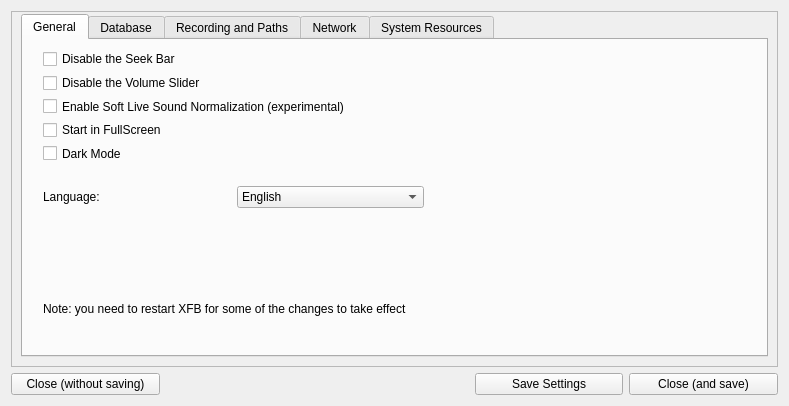
<?xml version="1.0" encoding="UTF-8"?>
<ui version="4.0">
 <class>optionsDialog</class>
 <widget class="QDialog" name="optionsDialog">
  <property name="geometry">
   <rect>
    <x>0</x>
    <y>0</y>
    <width>789</width>
    <height>406</height>
   </rect>
  </property>
  <property name="windowTitle">
   <string>Options</string>
  </property>
  <property name="windowIcon">
   <iconset>
    <normaloff>:/48x48.png</normaloff>:/48x48.png</iconset>
  </property>
  <layout class="QGridLayout" name="gridLayout">
   <item row="0" column="0" colspan="5">
    <widget class="QFrame" name="verticalFrame">
     <property name="sizePolicy">
      <sizepolicy hsizetype="Expanding" vsizetype="Expanding">
       <horstretch>1</horstretch>
       <verstretch>1</verstretch>
      </sizepolicy>
     </property>
     <property name="minimumSize">
      <size>
       <width>721</width>
       <height>0</height>
      </size>
     </property>
     <property name="frameShape">
      <enum>QFrame::Shape::StyledPanel</enum>
     </property>
     <layout class="QVBoxLayout" name="layout" stretch="0">
      <property name="spacing">
       <number>1</number>
      </property>
      <property name="sizeConstraint">
       <enum>QLayout::SizeConstraint::SetMinimumSize</enum>
      </property>
      <property name="topMargin">
       <number>2</number>
      </property>
      <item>
       <widget class="QTabWidget" name="SystemResouces">
        <property name="currentIndex">
         <number>0</number>
        </property>
        <widget class="QWidget" name="tab">
         <attribute name="title">
          <string>General</string>
         </attribute>
         <widget class="QLabel" name="label_3">
          <property name="geometry">
           <rect>
            <x>20</x>
            <y>260</y>
            <width>701</width>
            <height>17</height>
           </rect>
          </property>
          <property name="text">
           <string>Note: you need to restart XFB for some of the changes to take effect</string>
          </property>
         </widget>
         <widget class="QWidget" name="layoutWidgeto1">
          <property name="geometry">
           <rect>
            <x>20</x>
            <y>140</y>
            <width>381</width>
            <height>34</height>
           </rect>
          </property>
          <layout class="QHBoxLayout" name="horizontalLayout">
           <item>
            <widget class="QLabel" name="label_5">
             <property name="text">
              <string>Language:</string>
             </property>
            </widget>
           </item>
           <item>
            <widget class="QComboBox" name="cbox_lang">
             <property name="autoFillBackground">
              <bool>false</bool>
             </property>
             <property name="styleSheet">
              <string notr="true">selection-color: rgb(87, 118, 255);</string>
             </property>
             <item>
              <property name="text">
               <string>English</string>
              </property>
             </item>
             <item>
              <property name="text">
               <string>Français</string>
              </property>
             </item>
             <item>
              <property name="text">
               <string>Portugûes</string>
              </property>
             </item>
            </widget>
           </item>
          </layout>
         </widget>
         <widget class="QWidget" name="layoutWidgeto2">
          <property name="geometry">
           <rect>
            <x>20</x>
            <y>10</y>
            <width>711</width>
            <height>112</height>
           </rect>
          </property>
          <layout class="QVBoxLayout" name="verticalLayout">
           <item>
            <widget class="QCheckBox" name="checkBox_disableSeekBar">
             <property name="toolTip">
              <string>&lt;html&gt;&lt;head/&gt;&lt;body&gt;&lt;p&gt;This wil disable the track's seek bar so that the user is not able to seek trougth the song&lt;/p&gt;&lt;/body&gt;&lt;/html&gt;</string>
             </property>
             <property name="text">
              <string>Disable the Seek Bar</string>
             </property>
            </widget>
           </item>
           <item>
            <widget class="QCheckBox" name="checkBox_disableVolume">
             <property name="text">
              <string>Disable the Volume Slider</string>
             </property>
            </widget>
           </item>
           <item>
            <widget class="QCheckBox" name="checkBox_Normalize_Soft">
             <property name="toolTip">
              <string>&lt;html&gt;&lt;head/&gt;&lt;body&gt;&lt;p&gt;This will boost the volume of the output softly for low and medium sounds. Will not boost when the volume of the track is already high.&lt;/p&gt;&lt;/body&gt;&lt;/html&gt;</string>
             </property>
             <property name="text">
              <string>Enable Soft Live Sound Normalization (experimental)</string>
             </property>
            </widget>
           </item>
           <item>
            <widget class="QCheckBox" name="checkBox_fullScreen">
             <property name="text">
              <string>Start in FullScreen</string>
             </property>
            </widget>
           </item>
           <item>
            <widget class="QCheckBox" name="checkBox_darkMode">
             <property name="text">
              <string>Dark Mode</string>
             </property>
            </widget>
           </item>
          </layout>
         </widget>
        </widget>
        <widget class="QWidget" name="tab_2">
         <attribute name="title">
          <string>Database</string>
         </attribute>
         <widget class="QLabel" name="label">
          <property name="geometry">
           <rect>
            <x>10</x>
            <y>10</y>
            <width>131</width>
            <height>16</height>
           </rect>
          </property>
          <property name="text">
           <string>Selected database:</string>
          </property>
         </widget>
         <widget class="QLabel" name="txt_selected_db">
          <property name="geometry">
           <rect>
            <x>140</x>
            <y>10</y>
            <width>451</width>
            <height>16</height>
           </rect>
          </property>
          <property name="text">
           <string>[NO DATABASE LOADED]</string>
          </property>
          <property name="wordWrap">
           <bool>false</bool>
          </property>
         </widget>
         <widget class="QLabel" name="label_2">
          <property name="geometry">
           <rect>
            <x>10</x>
            <y>30</y>
            <width>291</width>
            <height>17</height>
           </rect>
          </property>
          <property name="text">
           <string>Database Version: 1.0</string>
          </property>
         </widget>
         <widget class="QPushButton" name="pushButton_3">
          <property name="geometry">
           <rect>
            <x>50</x>
            <y>120</y>
            <width>241</width>
            <height>31</height>
           </rect>
          </property>
          <property name="text">
           <string>Delete Music Table</string>
          </property>
         </widget>
         <widget class="QLabel" name="label_4">
          <property name="geometry">
           <rect>
            <x>30</x>
            <y>80</y>
            <width>251</width>
            <height>31</height>
           </rect>
          </property>
          <property name="font">
           <font>
            <pointsize>11</pointsize>
            <bold>true</bold>
           </font>
          </property>
          <property name="styleSheet">
           <string notr="true">color: rgb(255, 0, 4);</string>
          </property>
          <property name="text">
           <string>Careful !</string>
          </property>
         </widget>
         <widget class="QPushButton" name="f_bt_del_jingles_table">
          <property name="geometry">
           <rect>
            <x>50</x>
            <y>160</y>
            <width>241</width>
            <height>31</height>
           </rect>
          </property>
          <property name="text">
           <string>Delete Jingles Table</string>
          </property>
         </widget>
         <widget class="QPushButton" name="f_bt_del_pub_table">
          <property name="geometry">
           <rect>
            <x>50</x>
            <y>200</y>
            <width>241</width>
            <height>31</height>
           </rect>
          </property>
          <property name="text">
           <string>Delete Pub Table</string>
          </property>
         </widget>
        </widget>
        <widget class="QWidget" name="recording">
         <attribute name="title">
          <string>Recording and Paths</string>
         </attribute>
         <widget class="QWidget" name="layoutWidgeto3">
          <property name="geometry">
           <rect>
            <x>100</x>
            <y>30</y>
            <width>531</width>
            <height>34</height>
           </rect>
          </property>
          <layout class="QHBoxLayout" name="horizontalLayout_2">
           <item>
            <widget class="QLabel" name="label_11">
             <property name="text">
              <string>Default recording device:</string>
             </property>
            </widget>
           </item>
           <item>
            <widget class="QComboBox" name="cboxRecDev">
             <property name="styleSheet">
              <string notr="true">selection-color: rgb(87, 118, 255);</string>
             </property>
            </widget>
           </item>
          </layout>
         </widget>
         <widget class="QWidget" name="layoutWidgeto4">
          <property name="geometry">
           <rect>
            <x>100</x>
            <y>170</y>
            <width>531</width>
            <height>36</height>
           </rect>
          </property>
          <layout class="QHBoxLayout" name="horizontalLayout_3">
           <item>
            <widget class="QLabel" name="label_12">
             <property name="text">
              <string>Default recording path:</string>
             </property>
            </widget>
           </item>
           <item>
            <widget class="QLineEdit" name="txt_savePath"/>
           </item>
           <item>
            <widget class="QToolButton" name="bt_browseSavePath">
             <property name="text">
              <string>...</string>
             </property>
            </widget>
           </item>
          </layout>
         </widget>
         <widget class="QWidget" name="layoutWidgeto5">
          <property name="geometry">
           <rect>
            <x>100</x>
            <y>200</y>
            <width>531</width>
            <height>36</height>
           </rect>
          </property>
          <layout class="QHBoxLayout" name="horizontalLayout_4">
           <item>
            <widget class="QLabel" name="label_13">
             <property name="text">
              <string>Default program path:  </string>
             </property>
            </widget>
           </item>
           <item>
            <widget class="QLineEdit" name="txt_programsPath"/>
           </item>
           <item>
            <widget class="QToolButton" name="bt_browse_programPath">
             <property name="text">
              <string>...</string>
             </property>
            </widget>
           </item>
          </layout>
         </widget>
         <widget class="QLabel" name="label_16">
          <property name="geometry">
           <rect>
            <x>30</x>
            <y>20</y>
            <width>61</width>
            <height>71</height>
           </rect>
          </property>
          <property name="text">
           <string/>
          </property>
          <property name="pixmap">
           <pixmap resource="resources.qrc">:/icons/hardinfo.png</pixmap>
          </property>
         </widget>
         <widget class="QWidget" name="layoutWidgeto6">
          <property name="geometry">
           <rect>
            <x>100</x>
            <y>60</y>
            <width>531</width>
            <height>34</height>
           </rect>
          </property>
          <layout class="QHBoxLayout" name="horizontalLayout_9">
           <item>
            <widget class="QLabel" name="label_17">
             <property name="text">
              <string>Codec:</string>
             </property>
            </widget>
           </item>
           <item>
            <widget class="QComboBox" name="comboBox_codec">
             <property name="styleSheet">
              <string notr="true">selection-color: rgb(87, 118, 255);</string>
             </property>
            </widget>
           </item>
          </layout>
         </widget>
         <widget class="QWidget" name="layoutWidgeto7">
          <property name="geometry">
           <rect>
            <x>100</x>
            <y>90</y>
            <width>531</width>
            <height>34</height>
           </rect>
          </property>
          <layout class="QHBoxLayout" name="horizontalLayout_10">
           <item>
            <widget class="QLabel" name="label_18">
             <property name="text">
              <string>Container:</string>
             </property>
            </widget>
           </item>
           <item>
            <widget class="QComboBox" name="comboBox_container">
             <property name="styleSheet">
              <string notr="true">selection-color: rgb(87, 118, 255);</string>
             </property>
            </widget>
           </item>
          </layout>
         </widget>
         <widget class="QLabel" name="label_19">
          <property name="geometry">
           <rect>
            <x>30</x>
            <y>160</y>
            <width>51</width>
            <height>51</height>
           </rect>
          </property>
          <property name="text">
           <string/>
          </property>
          <property name="pixmap">
           <pixmap resource="resources.qrc">:/icons/ic_menu_archive.png</pixmap>
          </property>
         </widget>
         <widget class="QWidget" name="layoutWidget_2">
          <property name="geometry">
           <rect>
            <x>100</x>
            <y>230</y>
            <width>531</width>
            <height>36</height>
           </rect>
          </property>
          <layout class="QHBoxLayout" name="horizontalLayout_11">
           <item>
            <widget class="QLabel" name="label_20">
             <property name="text">
              <string>Default music path:       </string>
             </property>
            </widget>
           </item>
           <item>
            <widget class="QLineEdit" name="txt_musicPath"/>
           </item>
           <item>
            <widget class="QToolButton" name="bt_browse_musicPath">
             <property name="text">
              <string>...</string>
             </property>
            </widget>
           </item>
          </layout>
         </widget>
         <widget class="QWidget" name="layoutWidget_3">
          <property name="geometry">
           <rect>
            <x>100</x>
            <y>260</y>
            <width>531</width>
            <height>36</height>
           </rect>
          </property>
          <layout class="QHBoxLayout" name="horizontalLayout_12">
           <item>
            <widget class="QLabel" name="label_21">
             <property name="text">
              <string>Default Jingle path:        </string>
             </property>
            </widget>
           </item>
           <item>
            <widget class="QLineEdit" name="txt_jinglePath"/>
           </item>
           <item>
            <widget class="QToolButton" name="bt_browse_jinglePath">
             <property name="text">
              <string>...</string>
             </property>
            </widget>
           </item>
          </layout>
         </widget>
         <widget class="Line" name="line">
          <property name="geometry">
           <rect>
            <x>20</x>
            <y>130</y>
            <width>691</width>
            <height>16</height>
           </rect>
          </property>
          <property name="orientation">
           <enum>Qt::Orientation::Horizontal</enum>
          </property>
         </widget>
        </widget>
        <widget class="QWidget" name="tab_4">
         <attribute name="title">
          <string>Network</string>
         </attribute>
         <widget class="QCheckBox" name="cbox_enableNetworking">
          <property name="geometry">
           <rect>
            <x>20</x>
            <y>10</y>
            <width>321</width>
            <height>23</height>
           </rect>
          </property>
          <property name="text">
           <string>Enable Networking</string>
          </property>
         </widget>
         <widget class="QWidget" name="layoutWidgetoo1">
          <property name="geometry">
           <rect>
            <x>40</x>
            <y>41</y>
            <width>351</width>
            <height>186</height>
           </rect>
          </property>
          <layout class="QFormLayout" name="formLayout">
           <item row="0" column="0">
            <widget class="QLabel" name="label_6">
             <property name="text">
              <string>Server URL:</string>
             </property>
            </widget>
           </item>
           <item row="0" column="1">
            <widget class="QLineEdit" name="txt_server"/>
           </item>
           <item row="1" column="0">
            <widget class="QLabel" name="label_7">
             <property name="text">
              <string>Port:</string>
             </property>
            </widget>
           </item>
           <item row="1" column="1">
            <widget class="QLineEdit" name="txt_port"/>
           </item>
           <item row="2" column="0">
            <widget class="QLabel" name="label_8">
             <property name="text">
              <string>User:</string>
             </property>
            </widget>
           </item>
           <item row="2" column="1">
            <widget class="QLineEdit" name="txt_user"/>
           </item>
           <item row="3" column="0">
            <widget class="QLabel" name="label_9">
             <property name="text">
              <string>Password:</string>
             </property>
            </widget>
           </item>
           <item row="3" column="1">
            <widget class="QLineEdit" name="txt_password">
             <property name="inputMethodHints">
              <set>Qt::InputMethodHint::ImhHiddenText|Qt::InputMethodHint::ImhNoAutoUppercase|Qt::InputMethodHint::ImhNoPredictiveText|Qt::InputMethodHint::ImhSensitiveData</set>
             </property>
             <property name="echoMode">
              <enum>QLineEdit::EchoMode::Password</enum>
             </property>
            </widget>
           </item>
           <item row="4" column="0">
            <widget class="QLabel" name="label_10">
             <property name="text">
              <string>Role:</string>
             </property>
            </widget>
           </item>
           <item row="4" column="1">
            <widget class="QComboBox" name="cbox_role">
             <item>
              <property name="text">
               <string>Client</string>
              </property>
             </item>
             <item>
              <property name="text">
               <string>Server</string>
              </property>
             </item>
            </widget>
           </item>
          </layout>
         </widget>
         <widget class="QWidget" name="layoutWidgetoo2">
          <property name="geometry">
           <rect>
            <x>40</x>
            <y>197</y>
            <width>631</width>
            <height>36</height>
           </rect>
          </property>
          <layout class="QHBoxLayout" name="horizontalLayout_5">
           <item>
            <widget class="QLabel" name="label_14">
             <property name="text">
              <string>FTP local temp folder </string>
             </property>
            </widget>
           </item>
           <item>
            <widget class="QLineEdit" name="txt_FTPlocalTempFolder"/>
           </item>
           <item>
            <widget class="QToolButton" name="bt_browseFTPlocalFolder">
             <property name="text">
              <string>...</string>
             </property>
            </widget>
           </item>
          </layout>
         </widget>
         <widget class="QWidget" name="layoutWidgetoo3">
          <property name="geometry">
           <rect>
            <x>410</x>
            <y>40</y>
            <width>311</width>
            <height>34</height>
           </rect>
          </property>
          <layout class="QHBoxLayout" name="horizontalLayout_6">
           <item>
            <widget class="QLabel" name="label_15">
             <property name="text">
              <string>Comunications hour:</string>
             </property>
            </widget>
           </item>
           <item>
            <widget class="QTimeEdit" name="cboxComHour"/>
           </item>
          </layout>
         </widget>
         <widget class="QWidget" name="layoutWidgetoo4">
          <property name="geometry">
           <rect>
            <x>40</x>
            <y>230</y>
            <width>631</width>
            <height>36</height>
           </rect>
          </property>
          <layout class="QHBoxLayout" name="horizontalLayout_13">
           <item>
            <widget class="QLabel" name="label_22">
             <property name="text">
              <string>TakeOver temp folder:</string>
             </property>
            </widget>
           </item>
           <item>
            <widget class="QLineEdit" name="txt_takeOverlocalTempFolder"/>
           </item>
           <item>
            <widget class="QToolButton" name="bt_browseTakeOverlocalFolder">
             <property name="text">
              <string>...</string>
             </property>
            </widget>
           </item>
          </layout>
         </widget>
        </widget>
        <widget class="QWidget" name="tab_3">
         <attribute name="title">
          <string>System Resources</string>
         </attribute>
         <widget class="QPlainTextEdit" name="txt_terminal">
          <property name="geometry">
           <rect>
            <x>10</x>
            <y>74</y>
            <width>721</width>
            <height>221</height>
           </rect>
          </property>
          <property name="font">
           <font>
            <family>Ubuntu</family>
            <pointsize>11</pointsize>
           </font>
          </property>
          <property name="styleSheet">
           <string notr="true">background-color: rgb(59, 59, 59);
color: rgb(255, 255, 255);</string>
          </property>
          <property name="readOnly">
           <bool>true</bool>
          </property>
         </widget>
         <widget class="QWidget" name="layoutWidgetoo5">
          <property name="geometry">
           <rect>
            <x>10</x>
            <y>10</y>
            <width>721</width>
            <height>36</height>
           </rect>
          </property>
          <layout class="QHBoxLayout" name="horizontalLayout_7">
           <item>
            <widget class="QPushButton" name="bt_uname">
             <property name="toolTip">
              <string>&lt;html&gt;&lt;head/&gt;&lt;body&gt;&lt;p&gt;Shows operating system information&lt;/p&gt;&lt;/body&gt;&lt;/html&gt;</string>
             </property>
             <property name="text">
              <string>uname</string>
             </property>
            </widget>
           </item>
           <item>
            <widget class="QPushButton" name="bt_pwd">
             <property name="toolTip">
              <string>&lt;html&gt;&lt;head/&gt;&lt;body&gt;&lt;p&gt;Print working directory (in console)&lt;/p&gt;&lt;/body&gt;&lt;/html&gt;</string>
             </property>
             <property name="text">
              <string>pwd</string>
             </property>
            </widget>
           </item>
           <item>
            <widget class="QPushButton" name="bt_free">
             <property name="toolTip">
              <string>&lt;html&gt;&lt;head/&gt;&lt;body&gt;&lt;p&gt;Show the amount of free RAM resources (in MB)&lt;/p&gt;&lt;/body&gt;&lt;/html&gt;</string>
             </property>
             <property name="text">
              <string>free</string>
             </property>
            </widget>
           </item>
           <item>
            <widget class="QPushButton" name="bt_df">
             <property name="toolTip">
              <string>Shows the free/used HD space</string>
             </property>
             <property name="text">
              <string>df</string>
             </property>
            </widget>
           </item>
          </layout>
         </widget>
         <widget class="QWidget" name="layoutWidgetoo6">
          <property name="geometry">
           <rect>
            <x>10</x>
            <y>40</y>
            <width>721</width>
            <height>36</height>
           </rect>
          </property>
          <layout class="QHBoxLayout" name="horizontalLayout_8">
           <item>
            <widget class="QPushButton" name="bt_update_youtubedl">
             <property name="text">
              <string>Troubleshoot</string>
             </property>
            </widget>
           </item>
           <item>
            <widget class="QPushButton" name="bt_edit_settings">
             <property name="text">
              <string>Manually edit settings.conf</string>
             </property>
            </widget>
           </item>
          </layout>
         </widget>
        </widget>
       </widget>
      </item>
     </layout>
    </widget>
   </item>
   <item row="1" column="4">
    <widget class="QPushButton" name="pushButton">
     <property name="text">
      <string>Close (and save)</string>
     </property>
    </widget>
   </item>
   <item row="1" column="3">
    <widget class="QPushButton" name="bt_save_settings">
     <property name="text">
      <string>Save Settings</string>
     </property>
    </widget>
   </item>
   <item row="1" column="0">
    <widget class="QPushButton" name="pushButton_2">
     <property name="text">
      <string>Close (without saving)</string>
     </property>
    </widget>
   </item>
  </layout>
 </widget>
 <resources>
  <include location="resources.qrc"/>
 </resources>
 <connections/>
</ui>
